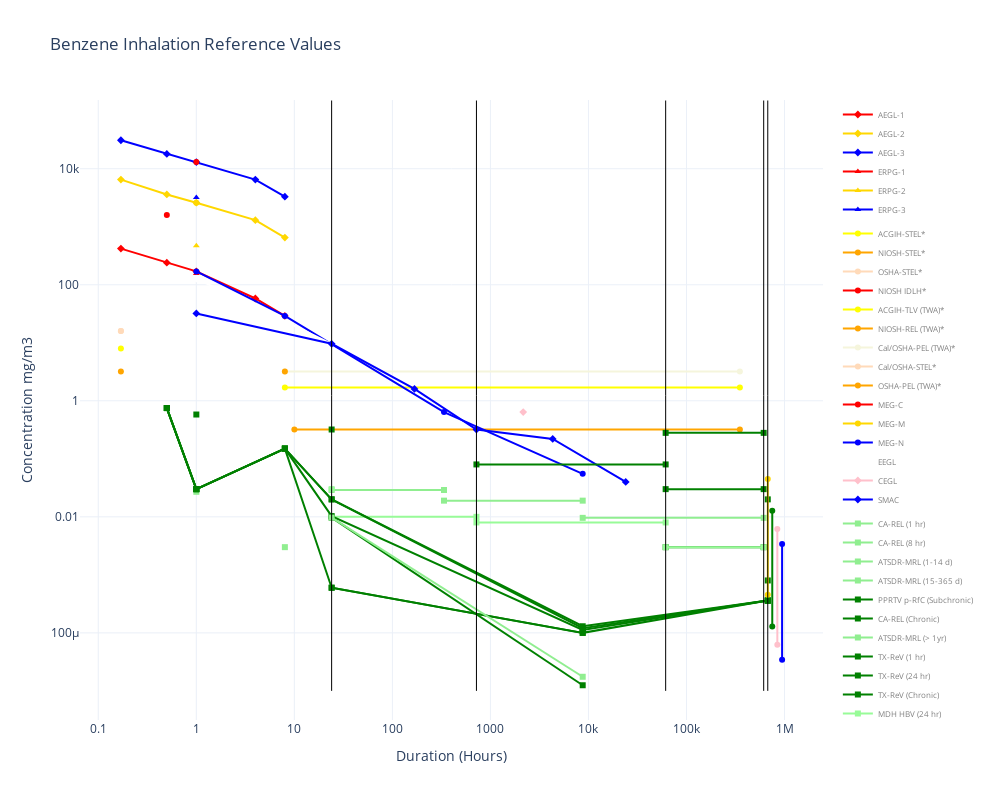

The cell this chart's notebook holds for it:
### Code cell
fig = go.Figure()

'''
# Colors for legend categories, added as CatColors
category_colors = {
    "Emergency Response" : 'Red',
    "Occupational" : 'Gold',
    "General Public" : 'Green',
}
'''
shape_mapping = {
    "Diamond": "diamond",
    "Triangle": "triangle-up",
    "Circle": "circle",
    "Square": "square",
    "Cross": "cross",
}

color_mapping = {
    "Red": "red",
    "Gold": "gold",
    "Blue": "blue",
    "Orange": "orange",
    "Yellow": "yellow",
    "Peach": "#FFDAB9",
    "Beige": "#F5F5DC",
    "White": "white",
    "Pink": "pink",
    "Light Green": "#90EE90",
    "Green": "green",
    "Pale Green": "#98FB98",
}

for idx, ref_value in enumerate(ref_values):
    durations = data.loc[idx, time_periods].dropna().values
    values = data.loc[idx, value_columns].dropna().values
    shape = data.loc[idx, 'Shape']
    color_name = data.loc[idx, 'MarkColor']

    marker_symbol = shape_mapping.get(shape, "circle")
    marker_color = color_mapping.get(color_name, "gray")

    showlegend = ref_value in valid_ref_values

    category = data.loc[idx, 'Type']

    if category == "Emergency Response":
        legend_title = "Emergency Response"
        legend_bgcolor = "Red"
    elif category == "Occupational":
        legend_title = "Occupational"
        legend_bgcolor = "Gold"
    else:
        legend_title = "General Public"
        legend_bgcolor = "Green"

    fig.add_trace(go.Scatter(
        x=durations,
        y=values,
        mode='lines+markers',
        name=ref_value,
        legendgroup=category,
        marker=dict(symbol=marker_symbol, color=marker_color)
    ))

annotations = []

legend_x = 1.05
legend_y = 1.0
legend_gap = 0.1

legend_y2 = 1.0
legend_gap2 = 0.1

fig.update_layout(
    title="Benzene Inhalation Reference Values",
    xaxis_title="Duration (Hours)",
    yaxis_title="Concentration mg/m3",
    xaxis_type="log",
    yaxis_type="log",
    template="plotly_white",
    height = 800,
    width = 1000,

    legend = dict(
        # groupclick = "toggleitem",
        tracegroupgap = 5,
        #orientation = "h",
        #x=0,
        #y=-0.2,
        #traceorder="normal",
        # bgcolor = "LightSteelBlue",
        font=dict(
            color = "Grey",
            size=8
        )
    ),
    annotations = annotations

)

# lines to add, specified by x-position
lines = {'24 Hours':24,'30 Days':720,'7 years':61320,'70 Years':613200,'Cancer Ranges':675000}

for k in lines.keys():
    #print(k)
    fig.add_shape(type='line',
                yref="y",
                xref="x",
                x0=lines[k],
                y0=0.00001,
                x1=lines[k],
                y1=150000,
                line=dict(color='black', width=1))


# TODO Add labels for lines 

for lines, props in lines.items():
    annotations.append(dict(
        #y = 1.0, x=props["x"],
        #xref = x, 
        #yref = 'paper',
        text = lines,
        showarrow = False, 
        font = dict(color="White", size =8)
    ))
    legend_y2 -= legend_gap2


fig.show()

### Figure 1 — Plotly figure (JSON) as saved in the notebook; plotly's stock layout.template omitted (floating-point values rounded to 4 significant figures)
{"data": [{"legendgroup": "Emergency Response", "marker": {"color": "red", "symbol": "diamond"}, "mode": "lines+markers", "name": "AEGL-1", "type": "scatter", "x": [0.17, 0.5, 1, 4, 8], "y": [420, 240, 170, 58, 29]}, {"legendgroup": "Emergency Response", "marker": {"color": "gold", "symbol": "diamond"}, "mode": "lines+markers", "name": "AEGL-2", "type": "scatter", "x": [0.17, 0.5, 1, 4, 8], "y": [6500, 3600, 2600, 1300, 650]}, {"legendgroup": "Emergency Response", "marker": {"color": "blue", "symbol": "diamond"}, "mode": "lines+markers", "name": "AEGL-3", "type": "scatter", "x": [0.17, 0.5, 1, 4, 8], "y": [31000, 18000, 13000, 6500, 3300]}, {"legendgroup": "Emergency Response", "marker": {"color": "red", "symbol": "triangle-up"}, "mode": "lines+markers", "name": "ERPG-1", "type": "scatter", "x": [1], "y": [156]}, {"legendgroup": "Emergency Response", "marker": {"color": "gold", "symbol": "triangle-up"}, "mode": "lines+markers", "name": "ERPG-2", "type": "scatter", "x": [1], "y": [470]}, {"legendgroup": "Emergency Response", "marker": {"color": "blue", "symbol": "triangle-up"}, "mode": "lines+markers", "name": "ERPG-3", "type": "scatter", "x": [1], "y": [3190]}, {"legendgroup": "Emergency Response", "marker": {"color": "red", "symbol": "diamond"}, "mode": "lines+markers", "name": "PAC-1", "type": "scatter", "x": [], "y": []}, {"legendgroup": "Emergency Response", "marker": {"color": "gold", "symbol": "diamond"}, "mode": "lines+markers", "name": "PAC-2", "type": "scatter", "x": [], "y": []}, {"legendgroup": "Emergency Response", "marker": {"color": "blue", "symbol": "diamond"}, "mode": "lines+markers", "name": "PAC-3", "type": "scatter", "x": [], "y": []}, {"legendgroup": "Occupational", "marker": {"color": "red", "symbol": "circle"}, "mode": "lines+markers", "name": "ACGIH-Ceiling*", "type": "scatter", "x": [], "y": []}, {"legendgroup": "Occupational", "marker": {"color": "orange", "symbol": "circle"}, "mode": "lines+markers", "name": "NIOSH-Ceiling*", "type": "scatter", "x": [], "y": []}, {"legendgroup": "Occupational", "marker": {"color": "yellow", "symbol": "circle"}, "mode": "lines+markers", "name": "OSHA-Ceiling*", "type": "scatter", "x": [], "y": []}, {"legendgroup": "Occupational", "marker": {"color": "yellow", "symbol": "circle"}, "mode": "lines+markers", "name": "ACGIH-STEL*", "type": "scatter", "x": [0.17], "y": [8]}, {"legendgroup": "Occupational", "marker": {"color": "orange", "symbol": "circle"}, "mode": "lines+markers", "name": "NIOSH-STEL*", "type": "scatter", "x": [0.17], "y": [3.2]}, {"legendgroup": "Occupational", "marker": {"color": "#FFDAB9", "symbol": "circle"}, "mode": "lines+markers", "name": "OSHA-STEL*", "type": "scatter", "x": [0.17], "y": [16]}, {"legendgroup": "Occupational", "marker": {"color": "red", "symbol": "circle"}, "mode": "lines+markers", "name": "NIOSH IDLH*", "type": "scatter", "x": [0.5], "y": [1600]}, {"legendgroup": "Occupational", "marker": {"color": "yellow", "symbol": "circle"}, "mode": "lines+markers", "name": "ACGIH-TLV (TWA)*", "type": "scatter", "x": [8, 350400], "y": [1.7, 1.7]}, {"legendgroup": "Occupational", "marker": {"color": "orange", "symbol": "circle"}, "mode": "lines+markers", "name": "NIOSH-REL (TWA)*", "type": "scatter", "x": [10, 350400], "y": [0.32, 0.32]}, {"legendgroup": "Occupational", "marker": {"color": "#F5F5DC", "symbol": "circle"}, "mode": "lines+markers", "name": "DFG-MAK (TWA)*", "type": "scatter", "x": [], "y": []}, {"legendgroup": "Occupational", "marker": {"color": "#F5F5DC", "symbol": "circle"}, "mode": "lines+markers", "name": "Cal/OSHA-PEL (TWA)*", "type": "scatter", "x": [8, 350400], "y": [3.2, 3.2]}, {"legendgroup": "Occupational", "marker": {"color": "#F5F5DC", "symbol": "circle"}, "mode": "lines+markers", "name": "Cal/OSHA-Ceiling*", "type": "scatter", "x": [], "y": []}, {"legendgroup": "Occupational", "marker": {"color": "#FFDAB9", "symbol": "circle"}, "mode": "lines+markers", "name": "Cal/OSHA-STEL*", "type": "scatter", "x": [0.17], "y": [16]}, {"legendgroup": "Occupational", "marker": {"color": "orange", "symbol": "circle"}, "mode": "lines+markers", "name": "OSHA-PEL (TWA)*", "type": "scatter", "x": [8, 350400], "y": [3.2]}, {"legendgroup": "Occupational", "marker": {"color": "red", "symbol": "circle"}, "mode": "lines+markers", "name": "MEG-C", "type": "scatter", "x": [1], "y": [13000]}, {"legendgroup": "Occupational", "marker": {"color": "gold", "symbol": "circle"}, "mode": "lines+markers", "name": "MEG-M", "type": "scatter", "x": [1], "y": [2600]}, {"legendgroup": "Occupational", "marker": {"color": "blue", "symbol": "circle"}, "mode": "lines+markers", "name": "MEG-N", "type": "scatter", "x": [1, 8, 336, 8736], "y": [170, 29, 0.64, 0.055]}, {"legendgroup": "Occupational", "marker": {"color": "white", "symbol": "diamond"}, "mode": "lines+markers", "name": "EEGL", "type": "scatter", "x": [1, 24], "y": [128, 9.6]}, {"legendgroup": "Occupational", "marker": {"color": "pink", "symbol": "diamond"}, "mode": "lines+markers", "name": "CEGL", "type": "scatter", "x": [2160], "y": [0.64]}, {"legendgroup": "Occupational", "marker": {"color": "blue", "symbol": "diamond"}, "mode": "lines+markers", "name": "SMAC", "type": "scatter", "x": [1, 24, 168, 720, 4320, 24000], "y": [32, 9.6, 1.6, 0.32, 0.22, 0.04]}, {"legendgroup": "General Public", "marker": {"color": "#90EE90", "symbol": "square"}, "mode": "lines+markers", "name": "CA-REL (1 hr)", "type": "scatter", "x": [1], "y": [0.027]}, {"legendgroup": "General Public", "marker": {"color": "#90EE90", "symbol": "square"}, "mode": "lines+markers", "name": "CA-REL (8 hr)", "type": "scatter", "x": [8], "y": [0.003]}, {"legendgroup": "General Public", "marker": {"color": "#90EE90", "symbol": "square"}, "mode": "lines+markers", "name": "ATSDR-MRL (1-14 d)", "type": "scatter", "x": [24, 336], "y": [0.029, 0.029]}, {"legendgroup": "General Public", "marker": {"color": "#90EE90", "symbol": "square"}, "mode": "lines+markers", "name": "ATSDR-MRL (15-365 d)", "type": "scatter", "x": [336, 8736], "y": [0.019, 0.019]}, {"legendgroup": "General Public", "marker": {"color": "green", "symbol": "square"}, "mode": "lines+markers", "name": "PPRTV p-RfC (Subchronic)", "type": "scatter", "x": [720, 61320], "y": [0.08, 0.08]}, {"legendgroup": "General Public", "marker": {"color": "green", "symbol": "square"}, "mode": "lines+markers", "name": "CA-REL (Chronic)", "type": "scatter", "x": [61320, 613200], "y": [0.003, 0.003]}, {"legendgroup": "General Public", "marker": {"color": "#90EE90", "symbol": "square"}, "mode": "lines+markers", "name": "ATSDR-MRL (> 1yr)", "type": "scatter", "x": [8736, 613200], "y": [0.0096, 0.0096]}, {"legendgroup": "General Public", "marker": {"color": "green", "symbol": "square"}, "mode": "lines+markers", "name": "TX-ReV (1 hr)", "type": "scatter", "x": [1], "y": [0.58]}, {"legendgroup": "General Public", "marker": {"color": "green", "symbol": "square"}, "mode": "lines+markers", "name": "TX-ReV (24 hr)", "type": "scatter", "x": [24], "y": [0.32]}, {"legendgroup": "General Public", "marker": {"color": "green", "symbol": "square"}, "mode": "lines+markers", "name": "TX-ReV (Chronic)", "type": "scatter", "x": [61320, 613200], "y": [0.28, 0.28]}, {"legendgroup": "General Public", "marker": {"color": "#98FB98", "symbol": "square"}, "mode": "lines+markers", "name": "MDH HRV", "type": "scatter", "x": [], "y": []}, {"legendgroup": "General Public", "marker": {"color": "#98FB98", "symbol": "square"}, "mode": "lines+markers", "name": "MDH HBV (24 hr)", "type": "scatter", "x": [24], "y": [0.03]}, {"legendgroup": "General Public", "marker": {"color": "#98FB98", "symbol": "square"}, "mode": "lines+markers", "name": "MDH HBV (Short-term)", "type": "scatter", "x": [24, 720], "y": [0.01, 0.01]}, {"legendgroup": "General Public", "marker": {"color": "#98FB98", "symbol": "square"}, "mode": "lines+markers", "name": "MDH HBV (Subchronic)", "type": "scatter", "x": [720, 61320], "y": [0.008, 0.008]}, {"legendgroup": "General Public", "marker": {"color": "#98FB98", "symbol": "square"}, "mode": "lines+markers", "name": "MDH HBV (Chronic)", "type": "scatter", "x": [61320, 613200], "y": [0.003, 0.003]}, {"legendgroup": "General Public", "marker": {"color": "green", "symbol": "square"}, "mode": "lines+markers", "name": "MDH HBV (Cancer)", "type": "scatter", "x": [675000], "y": [0.0008]}, {"legendgroup": "General Public", "marker": {"color": "green", "symbol": "square"}, "mode": "lines+markers", "name": "Health Canada TC", "type": "scatter", "x": [], "y": []}, {"legendgroup": "General Public", "marker": {"color": "green", "symbol": "square"}, "mode": "lines+markers", "name": "RIVM CR", "type": "scatter", "x": [675000], "y": [0.02]}, {"legendgroup": "General Public", "marker": {"color": "green", "symbol": "square"}, "mode": "lines+markers", "name": "EPA IRIS RfC", "type": "scatter", "x": [61320, 613200], "y": [0.03, 0.03]}, {"legendgroup": "General Public", "marker": {"color": "green", "symbol": "square"}, "mode": "lines+markers", "name": "WHO Air Quality Guideline", "type": "scatter", "x": [], "y": []}, {"legendgroup": "General Public", "marker": {"color": "green", "symbol": "square"}, "mode": "lines+markers", "name": "State Value 1", "type": "scatter", "x": [0.5, 1, 8, 24, 8736, 675000], "y": [0.75, 0.03, 0.15, 0.02, 0.00012, 0.00036]}, {"legendgroup": "General Public", "marker": {"color": "green", "symbol": "square"}, "mode": "lines+markers", "name": "State Value 2", "type": "scatter", "x": [24, 8736], "y": [0.0006, 0.0001]}, {"legendgroup": "General Public", "marker": {"color": "green", "symbol": "square"}, "mode": "lines+markers", "name": "State Average", "type": "scatter", "x": [0.5, 1, 8, 24, 8736, 675000], "y": [0.75, 0.03, 0.15, 0.0103, 0.0001125, 0.00036]}, {"legendgroup": "General Public", "marker": {"color": "green", "symbol": "square"}, "mode": "lines+markers", "name": "State Min.", "type": "scatter", "x": [0.5, 1, 8, 24, 8736, 675000], "y": [0.75, 0.03, 0.15, 0.0006, 0.0001, 0.00036]}, {"legendgroup": "General Public", "marker": {"color": "green", "symbol": "square"}, "mode": "lines+markers", "name": "State Max.", "type": "scatter", "x": [0.5, 1, 8, 24, 8736, 675000], "y": [0.75, 0.03, 0.15, 0.02, 0.00013, 0.00036]}, {"legendgroup": "General Public", "marker": {"color": "green", "symbol": "square"}, "mode": "lines+markers", "name": "Low Value", "type": "scatter", "x": [24, 8736], "y": [0.0097, 1.25e-05]}, {"legendgroup": "General Public", "marker": {"color": "#90EE90", "symbol": "square"}, "mode": "lines+markers", "name": "High Value", "type": "scatter", "x": [24, 8736], "y": [0.0097, 1.75e-05]}, {"legendgroup": "General Public", "marker": {"color": "blue", "symbol": "circle"}, "mode": "lines+markers", "name": "OEHHA Cancer Range", "type": "scatter", "x": [945000, 945000], "y": [3.448e-05, 0.003414]}, {"legendgroup": "General Public", "marker": {"color": "gold", "symbol": "circle"}, "mode": "lines+markers", "name": "Upper EPA Cancer Range", "type": "scatter", "x": [675000, 675000], "y": [0.0004545, 0.045]}, {"legendgroup": "General Public", "marker": {"color": "green", "symbol": "circle"}, "mode": "lines+markers", "name": "Lower EPA Cancer Range", "type": "scatter", "x": [750000, 750000], "y": [0.0001282, 0.01269]}, {"legendgroup": "General Public", "marker": {"color": "pink", "symbol": "circle"}, "mode": "lines+markers", "name": "Health Canada Cancer Range", "type": "scatter", "x": [845000, 845000], "y": [6.25e-05, 0.006188]}], "layout": {"height": 800, "legend": {"font": {"color": "Grey", "size": 8}, "tracegroupgap": 5}, "shapes": [{"line": {"color": "black", "width": 1}, "type": "line", "x0": 24, "x1": 24, "xref": "x", "y0": 1e-05, "y1": 150000, "yref": "y"}, {"line": {"color": "black", "width": 1}, "type": "line", "x0": 720, "x1": 720, "xref": "x", "y0": 1e-05, "y1": 150000, "yref": "y"}, {"line": {"color": "black", "width": 1}, "type": "line", "x0": 61320, "x1": 61320, "xref": "x", "y0": 1e-05, "y1": 150000, "yref": "y"}, {"line": {"color": "black", "width": 1}, "type": "line", "x0": 613200, "x1": 613200, "xref": "x", "y0": 1e-05, "y1": 150000, "yref": "y"}, {"line": {"color": "black", "width": 1}, "type": "line", "x0": 675000, "x1": 675000, "xref": "x", "y0": 1e-05, "y1": 150000, "yref": "y"}], "title": {"text": "Benzene Inhalation Reference Values"}, "width": 1000, "xaxis": {"title": {"text": "Duration (Hours)"}, "type": "log"}, "yaxis": {"title": {"text": "Concentration mg/m3"}, "type": "log"}}}
